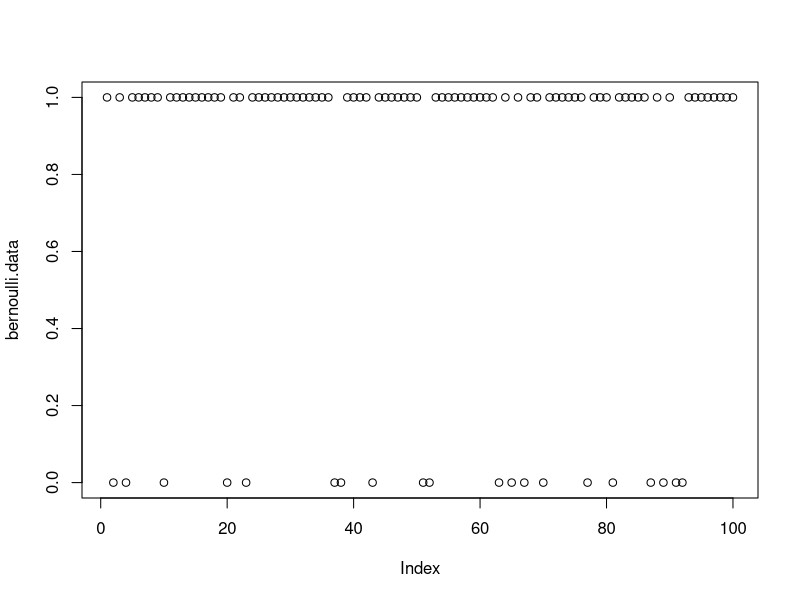

Write R code to recreate this figure. (Note: this script raises an error after producing the figure.)
rm(list=ls())
set.seed(12345)
p<-0.8
t<-100
bernoulli.data<-sample(0:1, t, replace = T, prob = c((1-p), p))
plot(bernoulli.data)
#-------------

alt.bernoulli.data<-rbinom(n=t, size = )